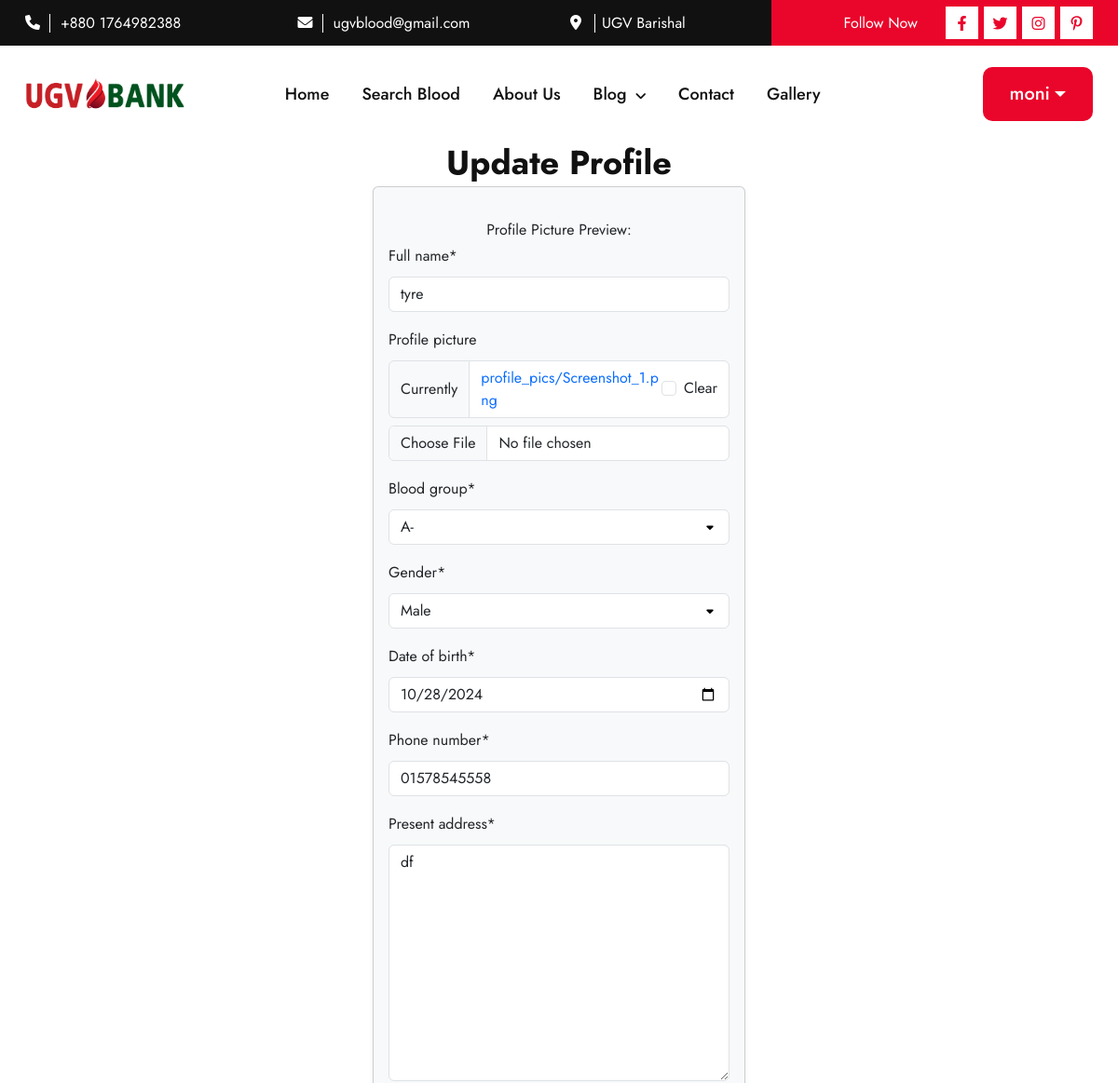
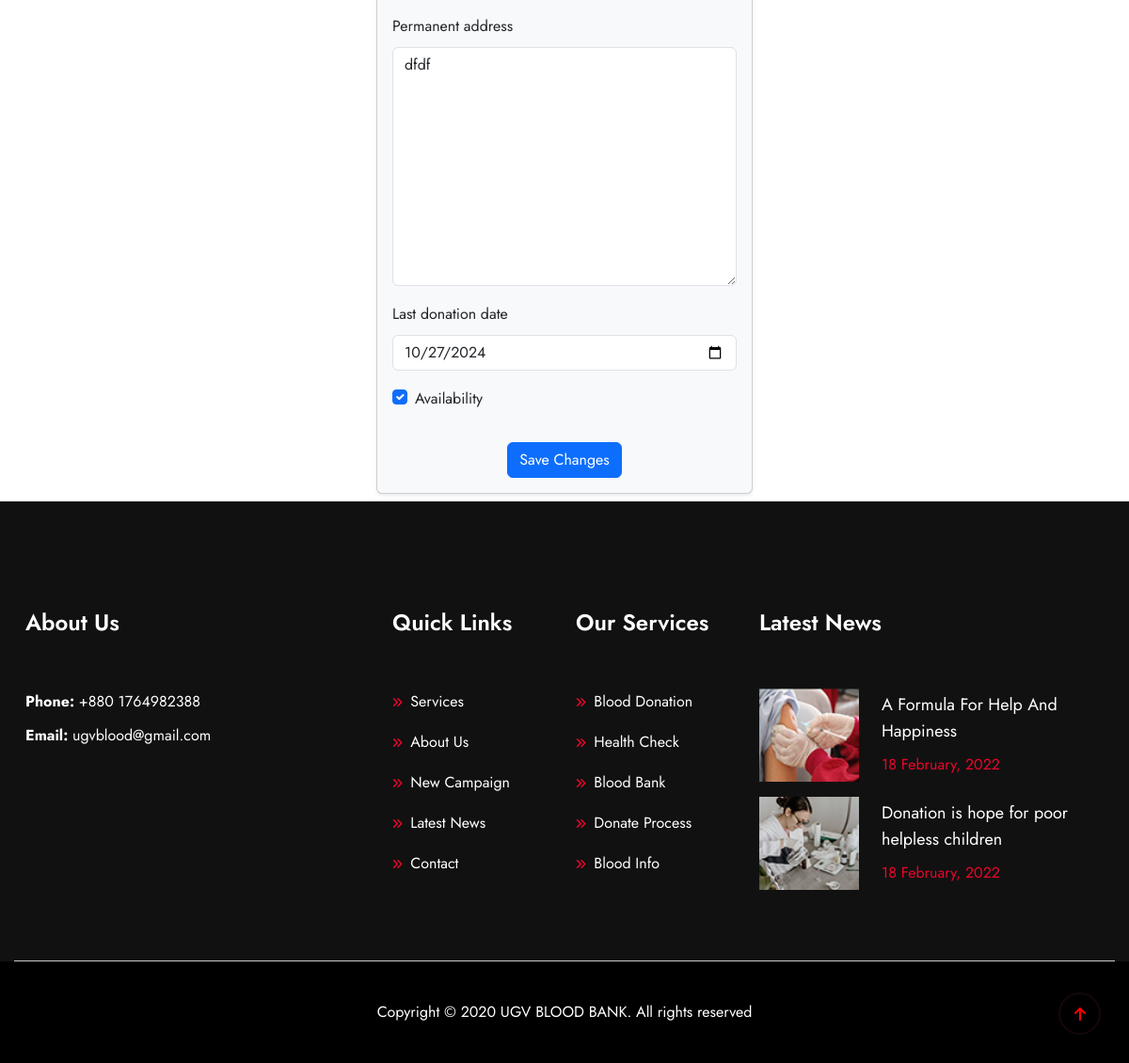
Screenshot of /manage-profile/ (signed in) with the database file from the repository (2 pictures, top to bottom).
### blood/models.py (models this page shows, shortened)
class DonorProfile(models.Model):
    BLOOD_GROUP_CHOICES = [
        ('A+', 'A+'), ('A-', 'A-'),
        ('B+', 'B+'), ('B-', 'B-'),
        ('AB+', 'AB+'), ('AB-', 'AB-'),
        ('O+', 'O+'), ('O-', 'O-')
    ]
    GENDER_CHOICES = [
        ('M', 'Male'),
        ('F', 'Female'),
        ('O', 'Other'),
    ]
    user = models.OneToOneField(User, on_delete=models.CASCADE)
    full_name = models.CharField(max_length=80)
    profile_picture = models.ImageField(upload_to='profile_pics/', blank=True, null=True)
    blood_group = models.CharField(max_length=3, choices=BLOOD_GROUP_CHOICES)
    gender = models.CharField(max_length=1, choices=GENDER_CHOICES)  # New field for gender
    date_of_birth = models.DateField()
    phone_number = models.CharField(
        max_length=11,
        validators=[RegexValidator(regex=r'^\+?1?\d{9,15}$')]
    )
    present_address = models.TextField(max_length=400)
    permanent_address = models.TextField(max_length=400, blank=True, null=True)
    last_donation_date = models.DateField(blank=True, null=True)
    availability = models.BooleanField(default=True)  # To indicate if they are available for donation

### blood/views.py (the view)
# urls.py: path('manage-profile/', manage_profile, name='manage_profile'),
@login_required(login_url='login')
def manage_profile(request):
    try:
        donor_profile = DonorProfile.objects.get(user=request.user)
        is_new_profile = False
    except DonorProfile.DoesNotExist:
        donor_profile = None
        is_new_profile = True
    if request.method == 'POST':
        form = DonorProfileForm(request.POST, request.FILES, instance=donor_profile)
        if form.is_valid():
            donor_profile = form.save(commit=False)
            if is_new_profile:
                donor_profile.user = request.user  # Associate the new profile with the logged-in user
            donor_profile.save()
            messages.success(request, "Your profile has been saved successfully!")
            return redirect('my_details')  # Redirect to a profile detail view
    else:
        form = DonorProfileForm(instance=donor_profile)
    return render(request, 'manage_profile.html', {'form': form, 'is_new_profile': is_new_profile})

### blood/forms.py (shortened to what this page needs)
class DonorProfileForm(forms.ModelForm):
    class Meta:
        model = DonorProfile
        fields = ['full_name', 'profile_picture', 'blood_group', 'gender', 'date_of_birth',
                  'phone_number', 'present_address', 'permanent_address',
                  'last_donation_date', 'availability']
        widgets = {
            'date_of_birth': forms.DateInput(attrs={'type': 'date', 'class': 'form-control'}),
            'last_donation_date': forms.DateInput(attrs={'type': 'date', 'class': 'form-control'}),
            'profile_picture': forms.ClearableFileInput(attrs={'class': 'form-control'}),
            'availability': forms.CheckboxInput(attrs={'class': 'form-check-input'}),
        }

### templates/manage_profile.html (shortened to what this page needs)
{% extends "base.html" %}
{% load static %}
{% load crispy_forms_tags %}
{% block content %}
<div class="container mb-2">
    <h3 class="text-center mb-1">Update Profile</h3>
    <div class="card shadow-sm rounded" style="max-width: 400px; margin: auto; background-color: #f8f9fa;">
        <div class="card-body">
            <form method="post" enctype="multipart/form-data">
                     <div class="form-group text-center mt-3">
                        <label for="id_profile_picture">Profile Picture Preview:</label>
                    </div>
                {{ form|crispy }}
                <div class="text-center">
                    <button type="submit" class="btn btn-primary mt-3">Save Changes</button>
                </div>
            </form>
        </div>
    </div>
</div>
{% endblock %}

### templates/header.html (shortened to what this page needs)
{% load static %}
  <header>
    <div class="header_top d-none d-lg-block d-xl-block d-xxl-block">
      <div class="container">
        <div class="row">
          <div class="col-xl-3 col-lg-3">
            <div class="header_top_content">
              <span><i class="fa-solid fa-phone"></i></span>
              <a href="tel:01977259912">+880 1764982388</a>
            </div>
          </div>
          <div class="col-xl-3 col-lg-3">
            <div class="header_top_content">
              <span><i class="fa-solid fa-envelope"></i></span>
              <a href="mailto:ugvblood@gmail.com">ugvblood@gmail.com</a>
            </div>
          </div>
          <div class="col-xl-3 col-lg-3">
            <div class="header_top_content">
              <span><i class="fa-solid fa-location-dot"></i></span>
              <a href="#">UGV Barishal</a>
            </div>
          </div>
          <div class="col-xl-3 col-lg-3">
            <div class="header_top_social">
              <p>Follow Now</p>
              <ul class="d-flex">
                <li><a href="#"><i class="fa-brands fa-facebook-f"></i></a></li>
                <li><a href="#"><i class="fa-brands fa-twitter"></i></a></li>
                <li><a href="#"><i class="fa-brands fa-instagram"></i></a></li>
                <li><a href="#"><i class="fa-brands fa-pinterest-p"></i></a></li>
              </ul>
            </div>
          </div>
        </div>
      </div>
    </div>
    <div class="header_bottom header_bottom2">
      <div class="container">
        <div class="row align-items-center position-relative">
          <div class="col-xl-2 col-lg-2 col-md-4 col-6">
            <div class="header_logo">
              <a href="{% url 'home' %}"><img  src="{% static 'assets/logo/logo.png' %}" alt="images not founds" class="img-fluid"></a>
            </div>
          </div>
          <div class="col-xl-7 col-lg-8 d-none d-xxl-block d-xl-block">
            <ul class="main_menu">
              <li><a href="{% url 'home' %}">Home</a></li>
              <li><a href="{% url 'donor_list' %}">Search Blood</a></li>
              <li><a href="about.html">About Us</a></li>
              <li class="position-relative">
                <a href="javascript:void(0)">Blog <i class="fa-solid fa-angle-down"></i></a>
              </li>
              <li><a href="contact.html">Contact</a></li>
              <li><a href="contact.html">Gallery</a></li>
            </ul>
          </div>
          <div class="col-xl-3 col-lg-2 d-none d-xxl-block d-xl-block">
            <div class="header_search_menu d-flex">
                {% if request.user.is_authenticated %}
                    <div class="dropdown">
                        <button class="btn red_btn get_code dropdown-toggle" type="button" id="userDropdown" data-bs-toggle="dropdown" aria-expanded="false">
                            {{ request.user.username }}
                        </button>
                    </div>
                {% else %}
                    <div>
                        <a href="{% url 'login' %}" class="red_btn get_code">Account</a>
                    </div>
                {% endif %}
            </div>
        </div>
        </div>
      </div>
    </div>
  </header>

### blood/static/assets/css/fancybox.css (style rules this page uses)
:root { --f-spinner-width: 36px;--f-spinner-height: 36px;--f-spinner-color-1: rgba(0, 0, 0, 0.1);--f-spinner-color-2: rgba(17, 24, 28, 0.8);--f-spinner-stroke: 2.75 }
:root { --f-button-width: 40px;--f-button-height: 40px;--f-button-border: 0;--f-button-border-radius: 0;--f-button-color: #374151;--f-button-bg: #f8f8f8;--f-button-hover-bg: #e0e0e0;--f-button-active-bg: #d0d0d0;--f-button-shadow: none;--f-button-transition: all 0.15s ease;--f-button-transform: none;--f-button-svg-width: 20px;--f-button-svg-height: 20px;--f-button-svg-stroke-width: 1.5;--f-button-svg-fill: none;--f-button-svg-filter: none;--f-button-svg-disabled-opacity: 0.65 }

### rows the page displays
DonorProfile: full_name "tyre", blood_group "A-", gender "Male", date_of_birth "10/28/2024", phone_number "01578545558", present_address "df", permanent_address "dfdf", last_donation_date "10/27/2024", availability "☑"

### other values shown
{{ request.user.username }} "moni"
